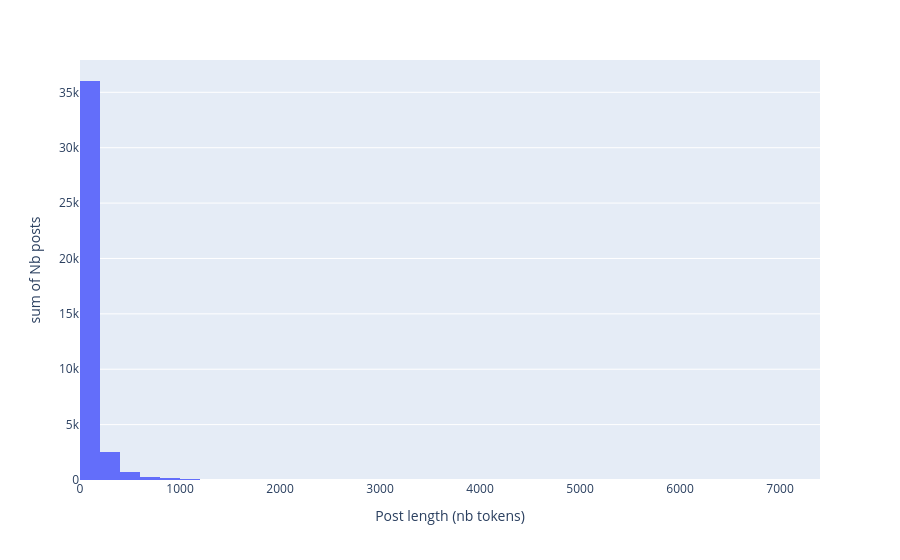

The notebook cell this image was saved under:
### Code cell
fig = px.histogram(
    lens_posts, 
    x="Post length (nb tokens)",
    y="Nb posts" 
)
fig.show()

### Figure 1 — Plotly figure (JSON) as saved in the notebook; plotly's stock layout.template omitted (floating-point values rounded to 4 significant figures; data arrays with more than 128 entries replaced by an {"elided": "..."} marker saying what was removed)
{"data": [{"alignmentgroup": "True", "bingroup": "x", "histfunc": "sum", "hovertemplate": "Post length (nb tokens)=%{x}<br>sum of Nb posts=%{y}<extra></extra>", "legendgroup": "", "marker": {"color": "#636efa", "pattern": {"shape": ""}}, "name": "", "offsetgroup": "", "orientation": "v", "showlegend": false, "type": "histogram", "x": {"elided": "1078 int values"}, "xaxis": "x", "y": {"elided": "1078 int values"}, "yaxis": "y"}], "layout": {"barmode": "relative", "legend": {"tracegroupgap": 0}, "margin": {"t": 60}, "xaxis": {"anchor": "y", "domain": [0, 1], "title": {"text": "Post length (nb tokens)"}}, "yaxis": {"anchor": "x", "domain": [0, 1], "title": {"text": "sum of Nb posts"}}}}
